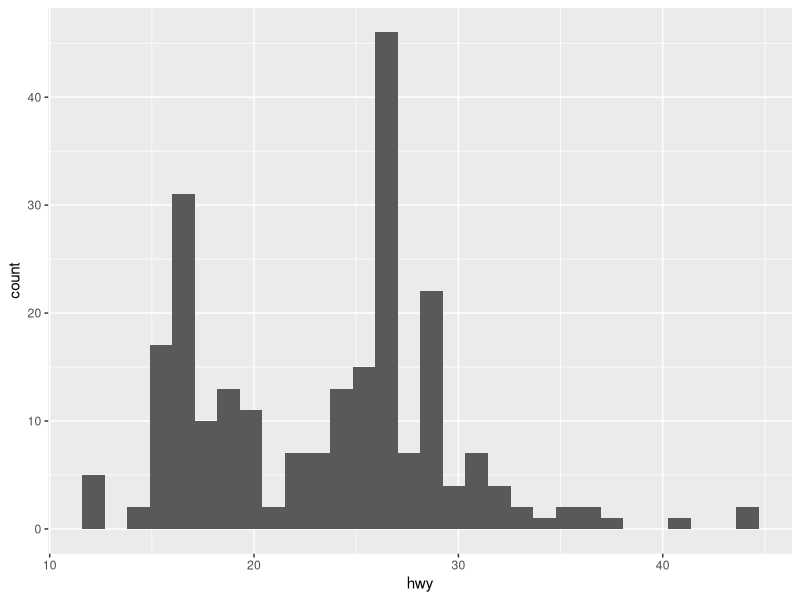
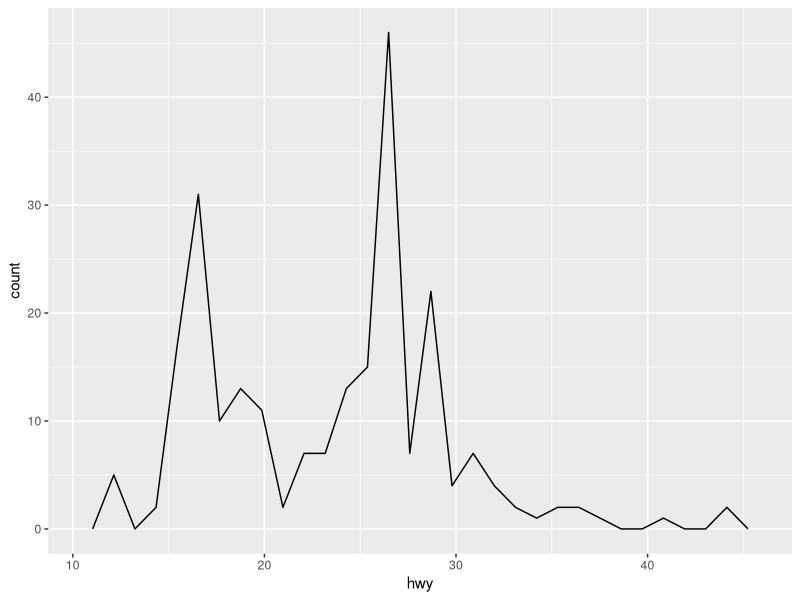
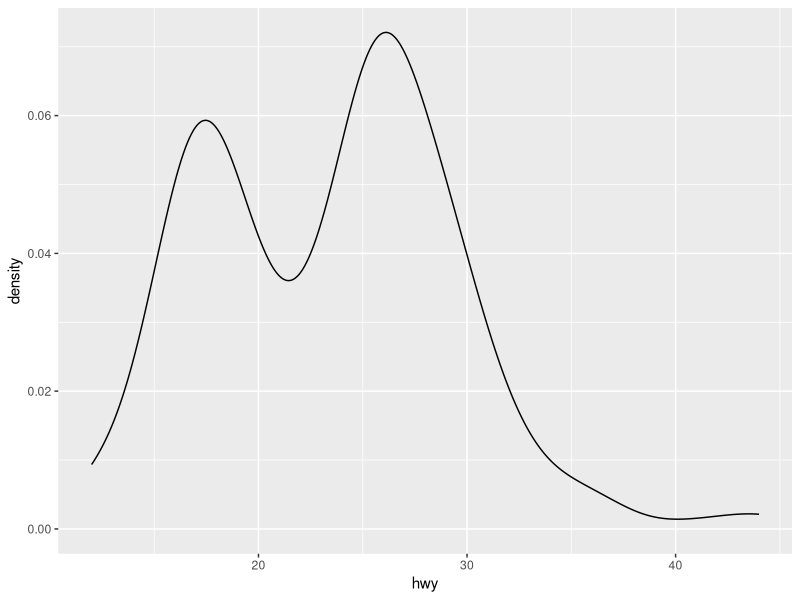
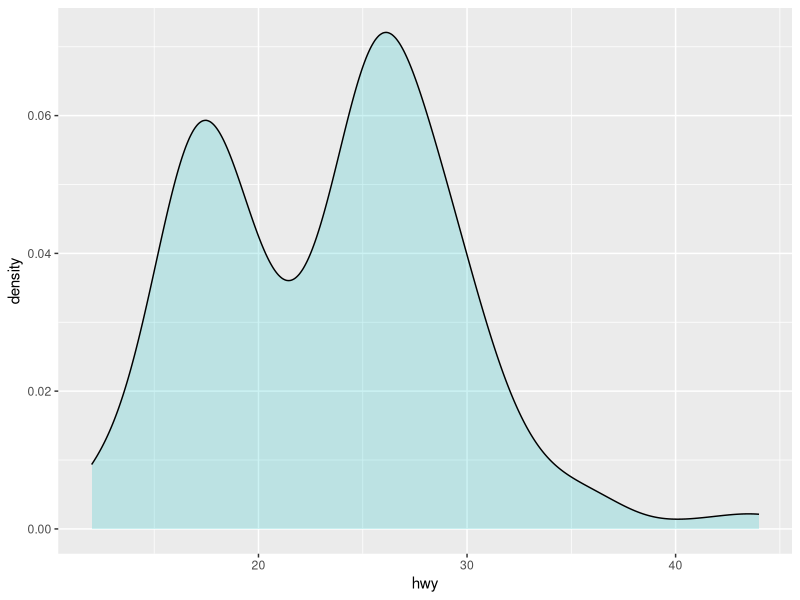
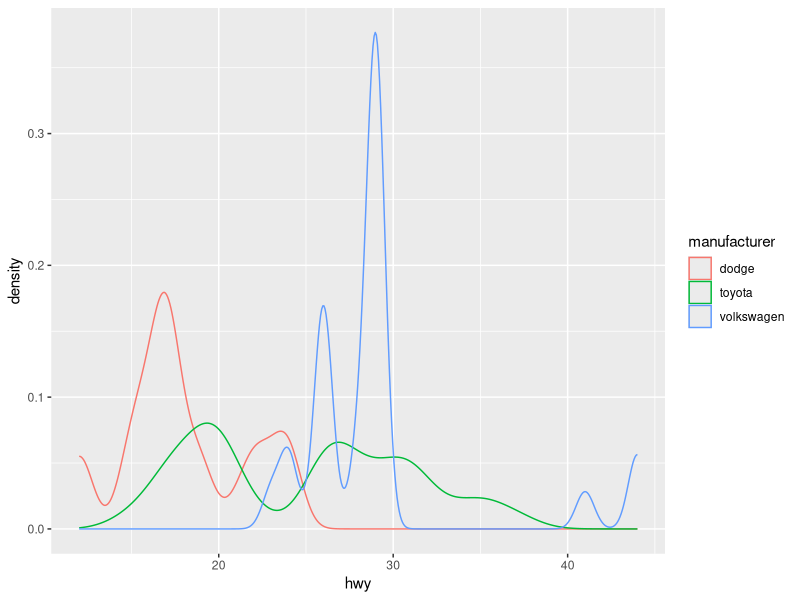
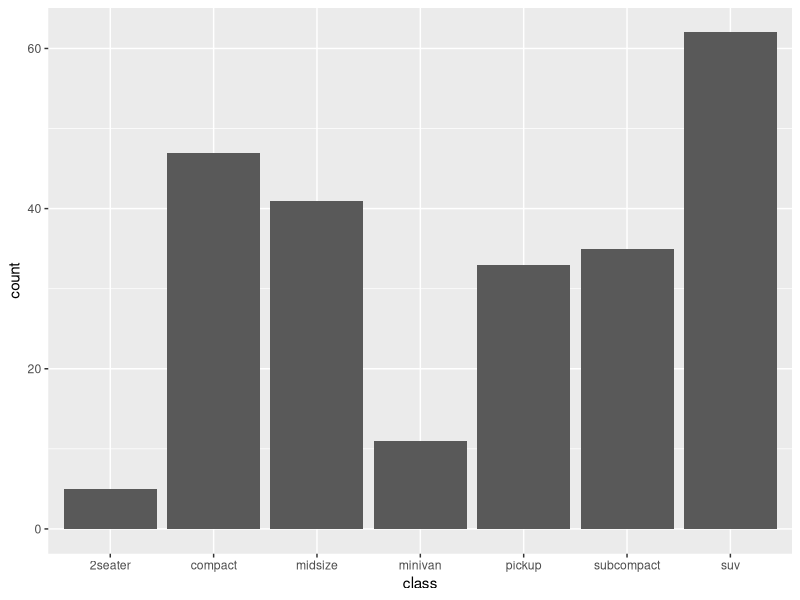
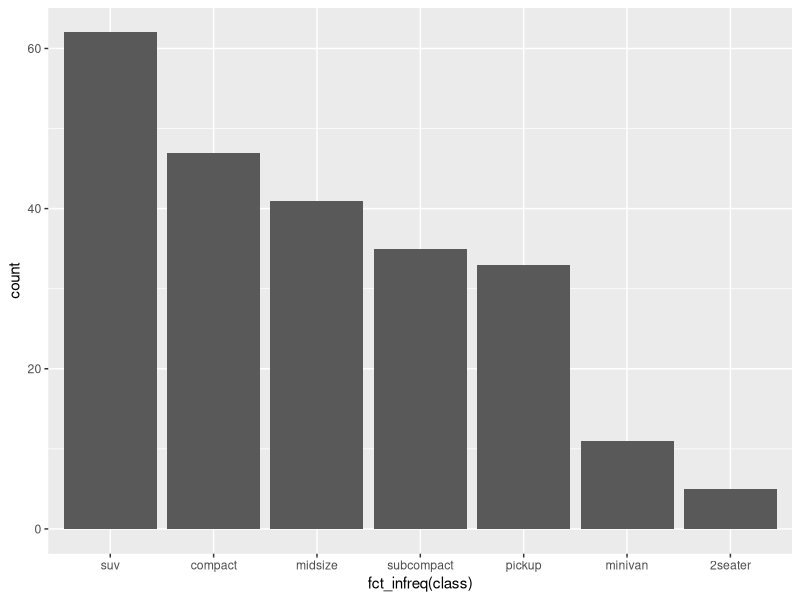
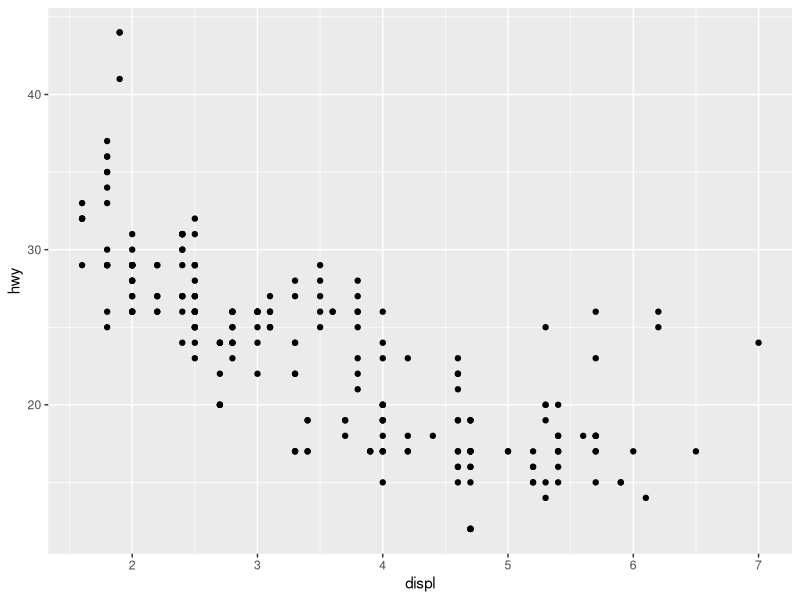

Here is the R script that generated these plots, in order:
## ---- chunk 1
knitr::opts_chunk$set(echo = TRUE)
library(tidyverse)
## ---- chunk 2
ggplot(data = mpg, mapping = aes(x = hwy)) +
geom_histogram()
ggplot(data = mpg, mapping = aes(x = hwy)) +
geom_freqpoly()
ggplot(data = mpg, mapping = aes(x = hwy)) +
geom_density()
## ---- chunk 3
ggplot(data = mpg, aes(x = hwy)) +
geom_density(alpha = .2, fill= "#00BFC4", color = 0,adjust = 1) +
geom_line(stat='density') 
## ---- chunk 4
mpg %>%
filter(manufacturer %in% c("dodge", "toyota", "volkswagen")) %>%
ggplot(aes(x = hwy, color = manufacturer)) +
geom_density(adjust = 0.5)
## ---- chunk 5
ggplot(data = mpg, mapping = aes(x = class)) +
geom_bar()
## ---- chunk 6
ggplot(data = mpg, mapping = aes(x = fct_infreq(class))) +
geom_bar()
## ---- chunk 7
ggplot(data = mpg) +
geom_point(mapping = aes(x = displ, y = hwy))
## ---- chunk 8
ggplot(data = mpg) +
geom_point(mapping = aes(x = displ, y = hwy))
## ---- chunk 9
ggplot(data = mpg) +
geom_smooth(mapping = aes(x = displ, y = hwy))
## ---- chunk 10
ggplot(data = mpg, aes(x = class, y = hwy)) +
geom_boxplot()
## ---- chunk 11
ggplot(data = mpg, aes(x = class, y = hwy)) +
geom_violin()
## ---- chunk 12
ggplot(data = mpg, mapping = aes(x = displ, y = hwy)) +
geom_point() +
geom_smooth()
## ---- chunk 13
library(gridExtra)
p1 <- ggplot(data = mpg) + geom_bar(aes(x = hwy))
p2 <- ggplot(data = mpg) + geom_point(aes(x = hwy, y = displ), alpha = 0.5)
grid.arrange(p1, p2, ncol = 2)
## ---- chunk 14
library(patchwork)
p1 <- ggplot(data = mpg) + geom_bar(aes(x = hwy))
p2 <- ggplot(data = mpg) + geom_point(aes(x = hwy, y = displ), alpha = 0.5)
p1 + p2
## ---- chunk 15
mpg %>%
ggplot(aes(x = hwy, color = class)) +
geom_density(aes(y = ..count..)) +
facet_wrap(vars(class), nrow = 2)
## ---- chunk 16
library(patchwork)
p1 <- ggplot(data = diamonds) + geom_bar(mapping = aes(x = cut, fill = clarity), position = "stack")
p2 <- ggplot(data = diamonds) + geom_bar(mapping = aes(x = cut, fill = clarity), position = "identity")
p3 <-  ggplot(data = diamonds) + geom_bar(mapping = aes(x = cut, fill = clarity), position = "dodge")
p4 <- ggplot(data = diamonds) +  geom_bar(mapping = aes(x = cut, fill = clarity), position = "fill")
p1 + p2 + p3 + p4
 
## ---- chunk 17
library(patchwork)
p1 <- ggplot(data = mpg) + geom_point(mapping = aes(x = displ, y = hwy), position = "jitter", alpha = 0.5)
p2 <- ggplot(data = mpg) + geom_jitter(aes(x = displ, y = hwy), alpha = 0.5)
p1 + p2
## ---- chunk 18
ggplot(mpg,aes(displ,hwy))+
  geom_point()+
  geom_smooth(method='loess',formula = 'y~x')
## ---- chunk 19
ggplot(mpg,aes(displ,hwy))+
  geom_point()+
  geom_smooth(aes(group=drv),method='loess',formula = 'y~x',se=F)
## ---- chunk 20
ggplot(mpg,aes(displ,hwy))+
  geom_point(aes(color=drv))+
  geom_smooth(aes(group=drv,color=drv),method='loess',formula = 'y~x',se=F)
## ---- chunk 21
ggplot(mpg,aes(displ,hwy))+
  geom_point(colour="white",size=4)+
  geom_point(aes(colour=drv))
## ---- chunk 22
ggplot(mpg,aes(x=displ))+
  geom_density(aes(y=..count..,fill=drv),alpha=0.2,color=0)+
  geom_line(aes(y=..count..,group=drv),stat="density")
## ---- chunk 23
ggplot(mpg,aes(class,hwy))+
  geom_boxplot(outlier.shape = NA)+
  geom_jitter(aes(group=class),width=0.25,color="blue")
## ---- chunk 24
p1 <- ggplot(mpg) +
  geom_point(aes(x = hwy, y = displ), alpha = 0.5) 
p2 <- ggplot(mpg) +
  geom_histogram(aes(x = hwy), binwidth = 2, na.rm = T) 

p3 <- ggplot(mpg) +
  geom_histogram(aes(x = displ), binwidth = 0.5, na.rm = T) 

p1+p2+p3
